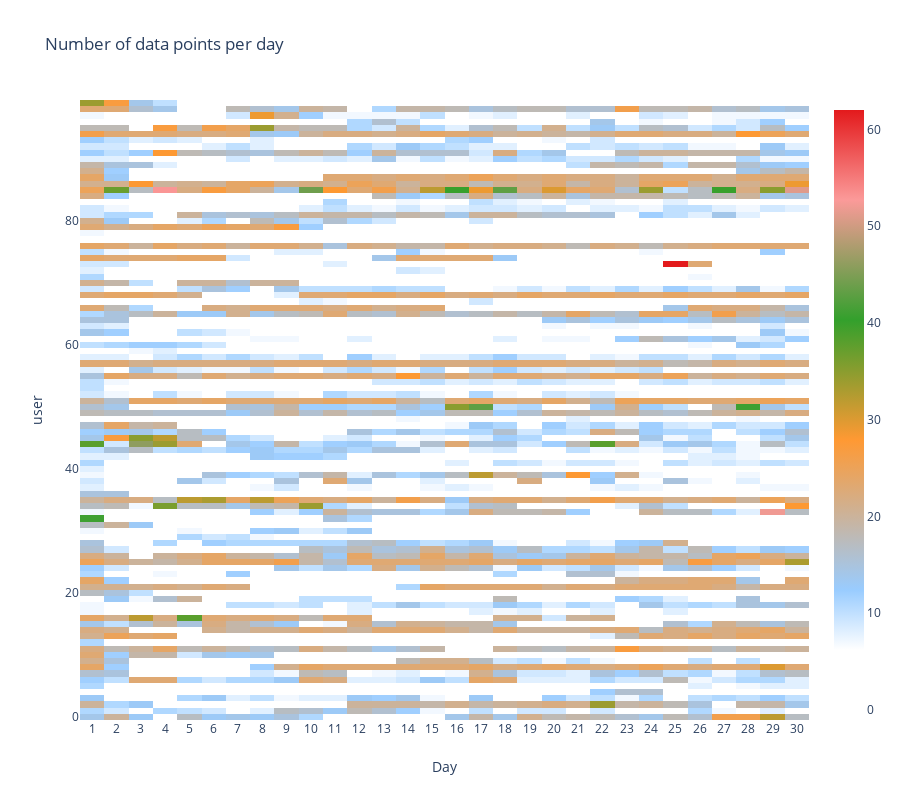

The notebook cell this image was saved under:
### Code cell
import plotly.graph_objects as go

fig = go.Figure(data=go.Heatmap(
                    z=data_test,
                    x=[str(x) for x in range(1,31)],
                    showscale=True,
                    #colorscale: RdBu, Viridis, Magma, Cividis,Electric 
                    #colorscale='Electric'
                    colorscale=[[0, "rgb(255,255,255)"],
                                [0.10, "rgb(255,255,255)"],
                                [0.20, "rgb(153,204,255)"],
                                [0.45, "rgb(255,153,51)"],
                                [0.65, "rgb(51,160,44)"],
                                [0.85, "rgb(251,154,153)"],
                                [1, "rgb(227,26,28)"]]
))
fig.update_layout(width=900, height=800,
    title='Number of data points per day',
    xaxis={"title": "Day"}, yaxis={"title": "user"},
    xaxis_nticks=36)

fig.show()

### Figure 1 — Plotly figure (JSON) as saved in the notebook; plotly's stock layout.template omitted (floating-point values rounded to 4 significant figures; data arrays with more than 128 entries replaced by an {"elided": "..."} marker saying what was removed)
{"data": [{"colorscale": [[0, "rgb(255,255,255)"], [0.1, "rgb(255,255,255)"], [0.2, "rgb(153,204,255)"], [0.45, "rgb(255,153,51)"], [0.65, "rgb(51,160,44)"], [0.85, "rgb(251,154,153)"], [1, "rgb(227,26,28)"]], "showscale": true, "type": "heatmap", "x": ["1", "2", "3", "4", "5", "6", "7", "8", "9", "10", "11", "12", "13", "14", "15", "16", "17", "18", "19", "20", "21", "22", "23", "24", "25", "26", "27", "28", "29", "30"], "z": {"elided": "100x30 int values"}}], "layout": {"height": 800, "title": {"text": "Number of data points per day"}, "width": 900, "xaxis": {"nticks": 36, "title": {"text": "Day"}}, "yaxis": {"title": {"text": "user"}}}}
